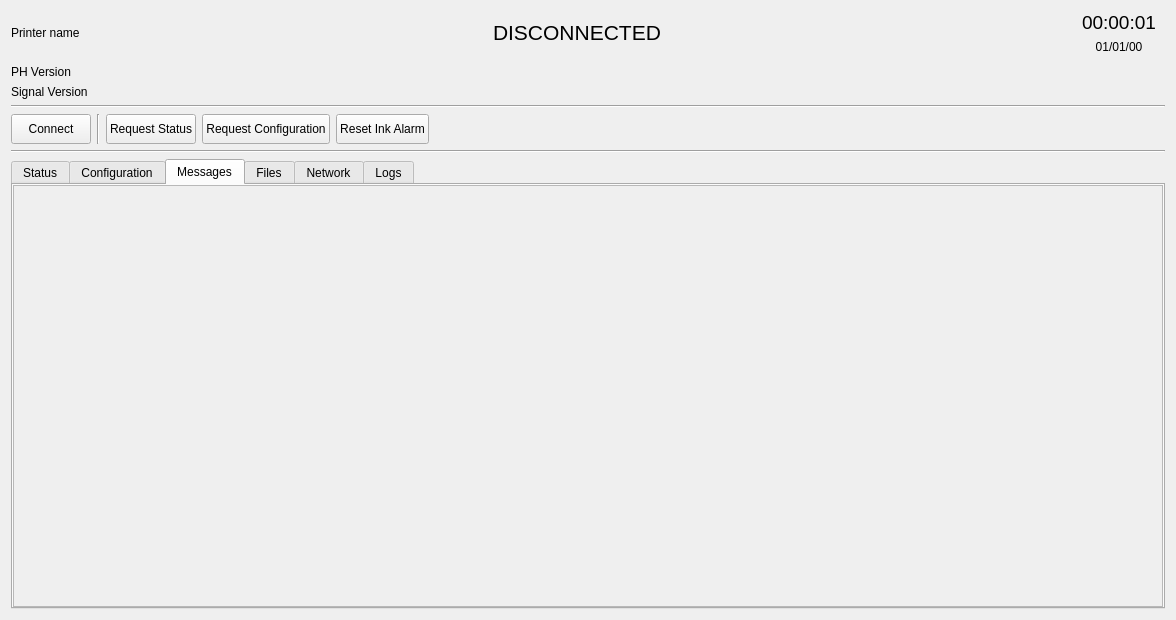
<?xml version="1.0" encoding="UTF-8"?>
<ui version="4.0">
 <class>jetView</class>
 <widget class="QWidget" name="jetView">
  <property name="geometry">
   <rect>
    <x>0</x>
    <y>0</y>
    <width>1176</width>
    <height>620</height>
   </rect>
  </property>
  <layout class="QVBoxLayout" name="verticalLayout_2">
   <item>
    <widget class="QWidget" name="widget_2" native="true">
     <layout class="QVBoxLayout" name="verticalLayout">
      <property name="leftMargin">
       <number>0</number>
      </property>
      <property name="topMargin">
       <number>0</number>
      </property>
      <property name="rightMargin">
       <number>0</number>
      </property>
      <property name="bottomMargin">
       <number>0</number>
      </property>
      <item>
       <widget class="QWidget" name="widget" native="true">
        <layout class="QHBoxLayout" name="horizontalLayout">
         <property name="leftMargin">
          <number>0</number>
         </property>
         <property name="topMargin">
          <number>0</number>
         </property>
         <property name="rightMargin">
          <number>0</number>
         </property>
         <property name="bottomMargin">
          <number>5</number>
         </property>
         <item>
          <widget class="QLabel" name="lblPrinterName">
           <property name="text">
            <string>Printer name</string>
           </property>
          </widget>
         </item>
         <item>
          <spacer name="horizontalSpacer">
           <property name="orientation">
            <enum>Qt::Horizontal</enum>
           </property>
           <property name="sizeHint" stdset="0">
            <size>
             <width>405</width>
             <height>20</height>
            </size>
           </property>
          </spacer>
         </item>
         <item>
          <widget class="QLabel" name="lblPrinterStatus">
           <property name="font">
            <font>
             <pointsize>16</pointsize>
            </font>
           </property>
           <property name="text">
            <string>DISCONNECTED</string>
           </property>
          </widget>
         </item>
         <item>
          <spacer name="horizontalSpacer_3">
           <property name="orientation">
            <enum>Qt::Horizontal</enum>
           </property>
           <property name="sizeHint" stdset="0">
            <size>
             <width>40</width>
             <height>20</height>
            </size>
           </property>
          </spacer>
         </item>
         <item>
          <widget class="QWidget" name="widget_4" native="true">
           <layout class="QVBoxLayout" name="verticalLayout_3">
            <property name="topMargin">
             <number>0</number>
            </property>
            <property name="bottomMargin">
             <number>0</number>
            </property>
            <item>
             <widget class="QLabel" name="lblTime">
              <property name="font">
               <font>
                <pointsize>14</pointsize>
               </font>
              </property>
              <property name="text">
               <string>00:00:01</string>
              </property>
             </widget>
            </item>
            <item>
             <widget class="QLabel" name="lblDate">
              <property name="font">
               <font>
                <pointsize>9</pointsize>
               </font>
              </property>
              <property name="text">
               <string>01/01/00</string>
              </property>
              <property name="alignment">
               <set>Qt::AlignCenter</set>
              </property>
             </widget>
            </item>
           </layout>
          </widget>
         </item>
        </layout>
       </widget>
      </item>
      <item>
       <widget class="QLabel" name="lblVersionPh">
        <property name="text">
         <string>PH Version</string>
        </property>
       </widget>
      </item>
      <item>
       <widget class="QLabel" name="lblSignalVersion">
        <property name="text">
         <string>Signal Version</string>
        </property>
       </widget>
      </item>
     </layout>
    </widget>
   </item>
   <item>
    <widget class="Line" name="line">
     <property name="orientation">
      <enum>Qt::Horizontal</enum>
     </property>
    </widget>
   </item>
   <item>
    <widget class="QWidget" name="widget_3" native="true">
     <property name="minimumSize">
      <size>
       <width>0</width>
       <height>30</height>
      </size>
     </property>
     <layout class="QHBoxLayout" name="horizontalLayout_2">
      <property name="leftMargin">
       <number>0</number>
      </property>
      <property name="topMargin">
       <number>0</number>
      </property>
      <property name="rightMargin">
       <number>0</number>
      </property>
      <property name="bottomMargin">
       <number>0</number>
      </property>
      <item>
       <widget class="QPushButton" name="butConnect">
        <property name="minimumSize">
         <size>
          <width>0</width>
          <height>30</height>
         </size>
        </property>
        <property name="text">
         <string>Connect</string>
        </property>
       </widget>
      </item>
      <item>
       <widget class="Line" name="line_3">
        <property name="orientation">
         <enum>Qt::Vertical</enum>
        </property>
       </widget>
      </item>
      <item>
       <widget class="QPushButton" name="butReqStatus">
        <property name="minimumSize">
         <size>
          <width>0</width>
          <height>30</height>
         </size>
        </property>
        <property name="text">
         <string>Request Status</string>
        </property>
       </widget>
      </item>
      <item>
       <widget class="QPushButton" name="butReqConfig">
        <property name="minimumSize">
         <size>
          <width>0</width>
          <height>30</height>
         </size>
        </property>
        <property name="text">
         <string>Request Configuration</string>
        </property>
       </widget>
      </item>
      <item>
       <widget class="QPushButton" name="butResetAlarm">
        <property name="minimumSize">
         <size>
          <width>0</width>
          <height>30</height>
         </size>
        </property>
        <property name="text">
         <string>Reset Ink Alarm</string>
        </property>
       </widget>
      </item>
      <item>
       <spacer name="horizontalSpacer_2">
        <property name="orientation">
         <enum>Qt::Horizontal</enum>
        </property>
        <property name="sizeHint" stdset="0">
         <size>
          <width>918</width>
          <height>20</height>
         </size>
        </property>
       </spacer>
      </item>
     </layout>
    </widget>
   </item>
   <item>
    <widget class="Line" name="line_2">
     <property name="orientation">
      <enum>Qt::Horizontal</enum>
     </property>
    </widget>
   </item>
   <item>
    <widget class="QTabWidget" name="tabWidget">
     <property name="currentIndex">
      <number>2</number>
     </property>
     <widget class="QWidget" name="tabStatus">
      <attribute name="title">
       <string>Status</string>
      </attribute>
      <layout class="QVBoxLayout" name="vLayoutStatus">
       <property name="leftMargin">
        <number>0</number>
       </property>
       <property name="topMargin">
        <number>0</number>
       </property>
       <property name="rightMargin">
        <number>0</number>
       </property>
       <property name="bottomMargin">
        <number>0</number>
       </property>
       <item>
        <widget class="QScrollArea" name="scrollAreaStatus">
         <property name="widgetResizable">
          <bool>true</bool>
         </property>
         <widget class="QWidget" name="WidgetContentsStatus">
          <property name="geometry">
           <rect>
            <x>0</x>
            <y>0</y>
            <width>1156</width>
            <height>443</height>
           </rect>
          </property>
         </widget>
        </widget>
       </item>
      </layout>
     </widget>
     <widget class="QWidget" name="tabConfig">
      <attribute name="title">
       <string>Configuration</string>
      </attribute>
      <layout class="QVBoxLayout" name="vLayoutConfig">
       <property name="leftMargin">
        <number>0</number>
       </property>
       <property name="topMargin">
        <number>0</number>
       </property>
       <property name="rightMargin">
        <number>0</number>
       </property>
       <property name="bottomMargin">
        <number>0</number>
       </property>
       <item>
        <widget class="QScrollArea" name="scrollAreaConfig">
         <property name="widgetResizable">
          <bool>true</bool>
         </property>
         <widget class="QWidget" name="WidgetContentsConfig">
          <property name="geometry">
           <rect>
            <x>0</x>
            <y>0</y>
            <width>1156</width>
            <height>443</height>
           </rect>
          </property>
         </widget>
        </widget>
       </item>
      </layout>
     </widget>
     <widget class="QWidget" name="tabMessages">
      <attribute name="title">
       <string>Messages</string>
      </attribute>
      <layout class="QVBoxLayout" name="vLayoutMessages">
       <property name="leftMargin">
        <number>0</number>
       </property>
       <property name="topMargin">
        <number>0</number>
       </property>
       <property name="rightMargin">
        <number>0</number>
       </property>
       <property name="bottomMargin">
        <number>0</number>
       </property>
       <item>
        <widget class="QScrollArea" name="scrollAreaMessages">
         <property name="widgetResizable">
          <bool>true</bool>
         </property>
         <widget class="QWidget" name="WidgetContentsMessages">
          <property name="geometry">
           <rect>
            <x>0</x>
            <y>0</y>
            <width>1156</width>
            <height>443</height>
           </rect>
          </property>
         </widget>
        </widget>
       </item>
      </layout>
     </widget>
     <widget class="QWidget" name="tabFiles">
      <attribute name="title">
       <string>Files</string>
      </attribute>
     </widget>
     <widget class="QWidget" name="tabComms">
      <attribute name="title">
       <string>Network</string>
      </attribute>
      <layout class="QVBoxLayout" name="vLayoutNetwork">
       <property name="leftMargin">
        <number>0</number>
       </property>
       <property name="topMargin">
        <number>0</number>
       </property>
       <property name="rightMargin">
        <number>0</number>
       </property>
       <property name="bottomMargin">
        <number>0</number>
       </property>
       <item>
        <widget class="QScrollArea" name="scrollAreaNetwork">
         <property name="widgetResizable">
          <bool>true</bool>
         </property>
         <widget class="QWidget" name="WidgetContentsNetwork">
          <property name="geometry">
           <rect>
            <x>0</x>
            <y>0</y>
            <width>1156</width>
            <height>443</height>
           </rect>
          </property>
         </widget>
        </widget>
       </item>
      </layout>
     </widget>
     <widget class="QWidget" name="tabLogs">
      <attribute name="title">
       <string>Logs</string>
      </attribute>
     </widget>
    </widget>
   </item>
  </layout>
 </widget>
 <resources/>
 <connections/>
</ui>
